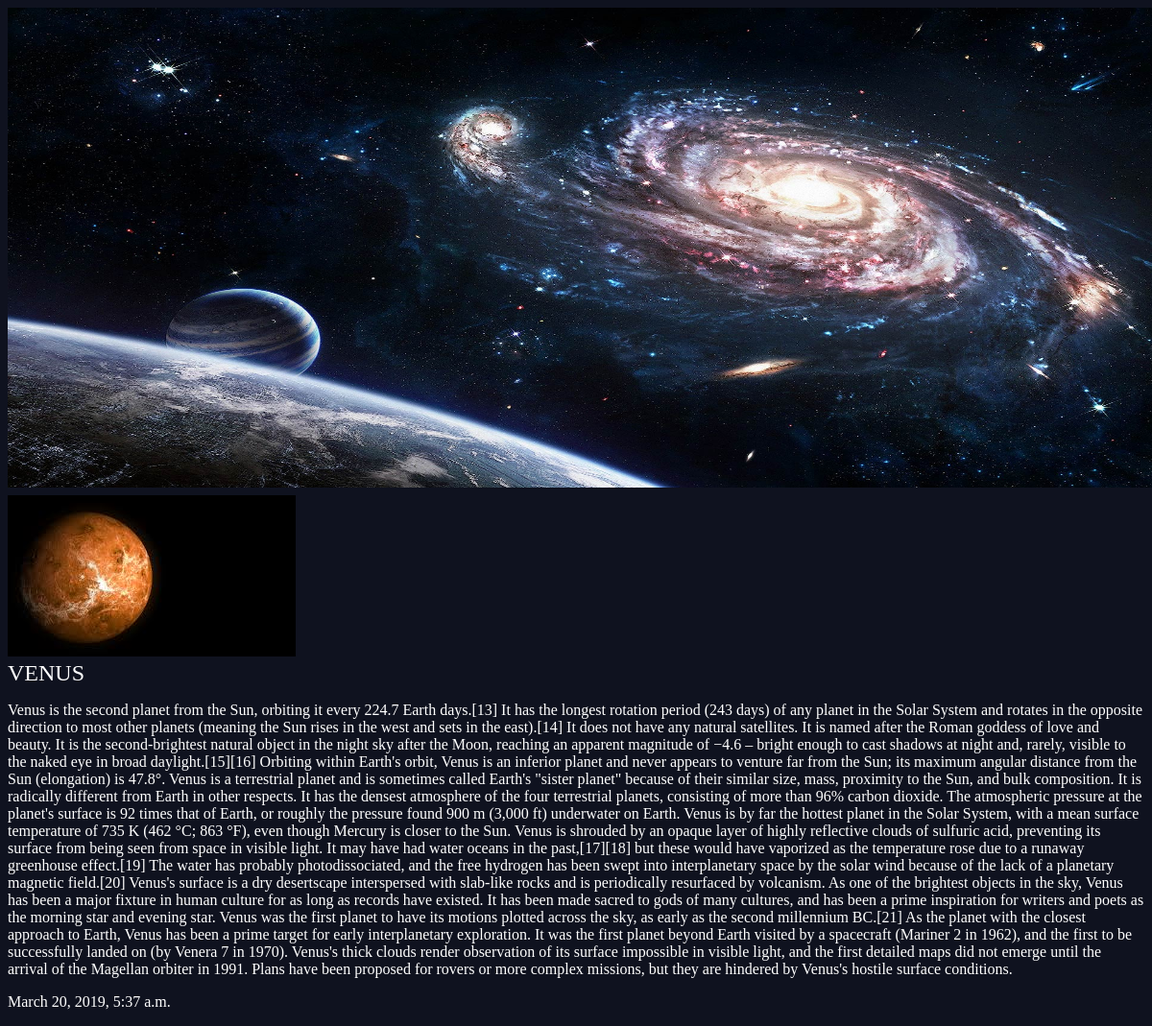
Page /articles/venus/ on the committed database.
### articles/models.py (models this page shows)
class Article(models.Model):
    title = models.CharField(max_length=100)
    slug = models.SlugField()
    body = models.TextField()
    date = models.DateTimeField(auto_now_add=True)
    thumb = models.ImageField(default='default.png',blank=True)

### articles/views.py (the view)
# urls.py: url(r'^(?P<slug>[\w-]+)/$',views.article_detail, name="detail"),
def article_detail(request,slug):
    article = Article.objects.get(slug=slug)
    return render(request,'articles/article_detail.html',{'article':article})

### articles/templates/articles/article_detail.html
{% extends 'base_layout.html' %}
{% block content %}
<div class="article-detail">
  <div class="article">
    <img src="{{ article.thumb.url}}"/>
    <h2>{{ article.title }}</h2>
    <p>{{ article.body }}</p>
    <p>{{ article.date }}</p>
  </div>
</div>
{% endblock %}

### assets/style.css (style rules this page uses)
body { background-color:#0f121f; background-repeat-y: no-repeat; color: #fff; }
h1,h2,h3,h4,h5 { font-weight: normal; margin:0; }
img { width:"100px"; height:"100px"; }

### rows in the picture
Article: thumb (picture), title "VENUS", body "Venus is the second planet from the Sun, orbiting it every 224.7 Earth days.[13] It has the longest rotation period (243 days) of any planet in the Solar System and rotates in the opposite direction to most other planets (meaning the Sun rises in the west and sets in the east).[14] It does not have any natural satellites. It is named after the Roman goddess of love and beauty. It is the second-brightest natural object in the night sky after the Moon, reaching an apparent magnitude of −4.6 – bright enough to cast shadows at night and, rarely, visible to the naked eye in broad daylight.[15][16] Orbiting within Earth's orbit, Venus is an inferior planet and never appears to venture far from…", date "March 20, 2019, 5:37 a.m."
